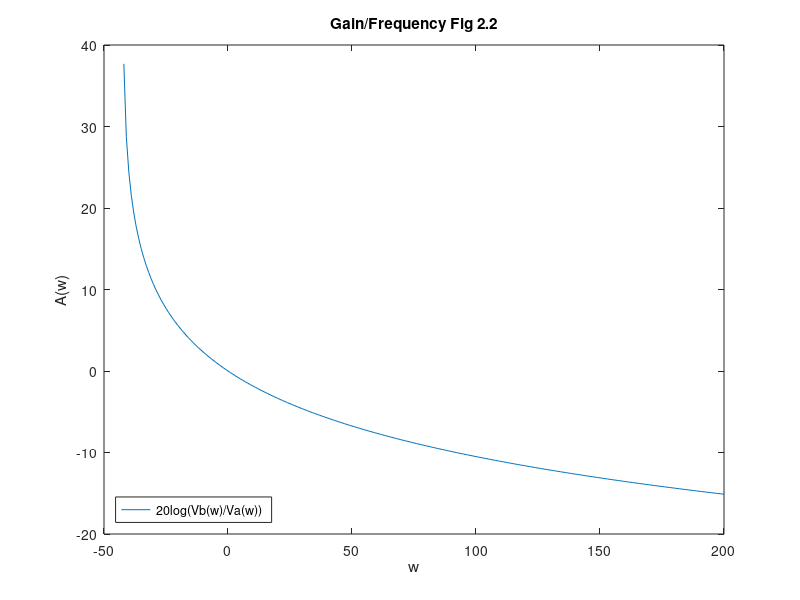

This figure's MATLAB source:
% setup range
w=-42:200;

%variables

R2=500;
R3=10E6;
C4=47E-6;

% equation
Av=R3./((w*C4*R3*R2)+R3+R2);
AvEq=20*log10(Av);

% plot
plot(w,AvEq);
title('Gain/Frequency Fig 2.2');
ylabel('A(w)');
xlabel('w');
legend({'20log(Vb(w)/Va(w))'},'Location','southwest')